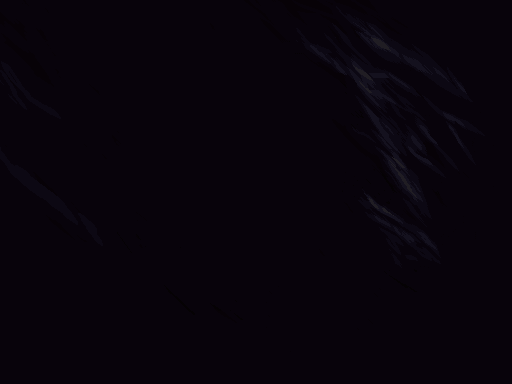

This game map was drawn from its Tiled (.tmx) file and the tilesets committed beside it. A one-line description and the full map source follow:
An orthogonal 16x12 tile map with 32x32 px tiles, 1 tile layer (Tile Layer 4), 3 hidden layers not drawn.

<map version="1.0" orientation="orthogonal" width="16" height="12" tilewidth="32" tileheight="32">
 <tileset firstgid="1" source="../tilesets/tileset_cave.tsx" />
 <layer name="Tile Layer 4" width="16" height="12">
  <properties>
   <property name="hScale" value="0.2" />
   <property name="vScale" value="0" />
  </properties>
  <data encoding="csv">
657,658,659,660,661,662,663,664,665,666,667,668,669,670,671,672,
689,690,691,692,693,694,695,696,697,698,699,700,701,702,703,704,
721,722,723,724,725,726,727,728,729,730,731,732,733,734,735,736,
753,754,755,756,757,758,759,760,761,762,763,764,765,766,767,768,
785,786,787,788,789,790,791,792,793,794,795,796,797,798,799,800,
817,818,819,820,821,822,823,824,825,826,827,828,829,830,831,832,
849,850,851,852,853,854,855,856,857,858,859,860,861,862,863,864,
881,882,883,884,885,886,887,888,889,890,891,892,893,894,895,896,
913,914,915,916,917,918,919,920,921,922,923,924,925,926,927,928,
945,946,947,948,949,950,951,952,953,954,955,956,957,958,959,960,
977,978,979,980,981,982,983,984,985,986,987,988,989,990,991,992,
1009,1010,1011,1012,1013,1014,1015,1016,1017,1018,1019,1020,1021,1022,1023,1024
</data>
 </layer>
 <layer name="Tile Layer 3" width="16" height="12" visible="0">
  <properties>
   <property name="hScale" value="0.4" />
   <property name="vScale" value="0" />
  </properties>
  <data encoding="csv">
273,274,275,276,277,278,279,280,281,282,283,284,285,286,287,288,
305,306,307,308,309,310,311,312,313,314,315,316,317,318,319,320,
337,338,339,340,341,342,343,344,345,346,347,348,349,350,351,352,
369,370,371,372,373,374,375,376,377,378,379,380,381,382,383,384,
401,402,403,404,405,406,407,408,409,410,411,412,413,414,415,416,
433,434,435,436,437,438,439,440,441,442,443,444,445,446,447,448,
465,466,467,468,469,470,471,472,473,474,475,476,477,478,479,480,
497,498,499,500,501,502,503,504,505,506,507,508,509,510,511,512,
529,530,531,532,533,534,535,536,537,538,539,540,541,542,543,544,
561,562,563,564,565,566,567,568,569,570,571,572,573,574,575,576,
593,594,595,596,597,598,599,600,601,602,603,604,605,606,607,608,
625,626,627,628,629,630,631,632,633,634,635,636,637,638,639,640
</data>
 </layer>
 <layer name="Tile Layer 2" width="16" height="12" visible="0">
  <properties>
   <property name="hScale" value="0.6" />
   <property name="vScale" value="0" />
  </properties>
  <data encoding="csv">
33,33,33,33,33,33,33,33,33,33,33,33,33,33,33,33,
33,33,33,33,33,33,33,33,33,33,33,33,33,33,33,33,
33,33,33,33,33,33,33,33,33,33,33,33,33,33,33,33,
33,33,33,33,33,33,33,33,33,33,33,33,33,33,33,33,
33,33,33,33,33,33,33,33,33,33,33,33,33,33,33,33,
33,33,33,33,33,33,33,33,33,33,33,33,33,33,33,33,
33,33,33,33,33,33,33,33,33,33,33,33,33,33,33,33,
33,33,33,33,33,33,33,33,33,33,33,33,33,33,33,33,
33,33,33,33,33,33,33,33,33,33,33,33,33,33,33,33,
33,33,33,33,33,33,33,33,33,33,33,33,33,33,33,33,
33,33,33,33,33,33,33,33,33,33,33,33,33,33,33,33,
33,33,33,33,33,33,33,33,33,33,33,33,33,33,33,33
</data>
 </layer>
 <layer name="Tile Layer 1" width="16" height="12" visible="0">
  <properties>
   <property name="hScale" value="0.8" />
   <property name="vScale" value="0" />
  </properties>
  <data encoding="csv">
33,33,33,33,33,33,33,33,33,33,33,33,33,33,33,33,
33,33,33,33,33,33,33,33,33,33,33,33,33,33,33,33,
33,33,33,33,33,33,33,33,33,33,33,33,33,33,33,33,
33,33,33,33,33,33,33,33,33,33,33,33,33,33,33,33,
33,33,33,33,33,33,33,33,33,33,33,33,33,33,33,33,
33,33,33,33,33,33,33,33,33,33,33,33,33,33,33,33,
33,33,33,33,33,33,33,33,33,33,33,33,33,33,33,33,
33,33,33,33,33,33,33,33,33,33,33,33,33,33,33,33,
33,33,33,33,33,33,33,33,33,33,33,33,33,33,33,33,
33,33,33,33,33,33,33,33,33,33,33,33,33,33,33,33,
33,33,33,33,33,33,33,33,33,33,33,33,33,33,33,33,
33,33,33,33,33,33,33,33,33,33,33,33,33,33,33,33
</data>
 </layer>
</map>
